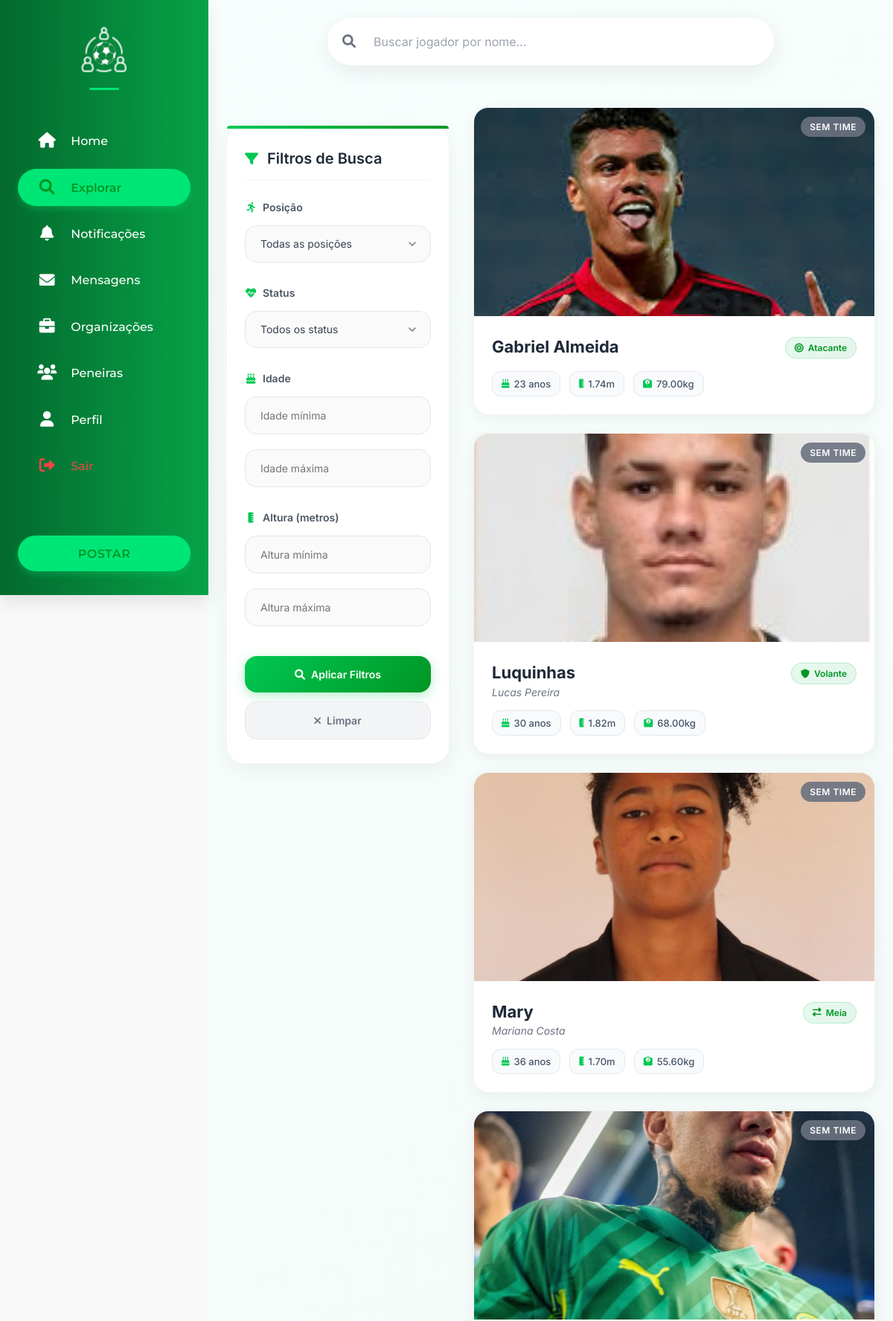
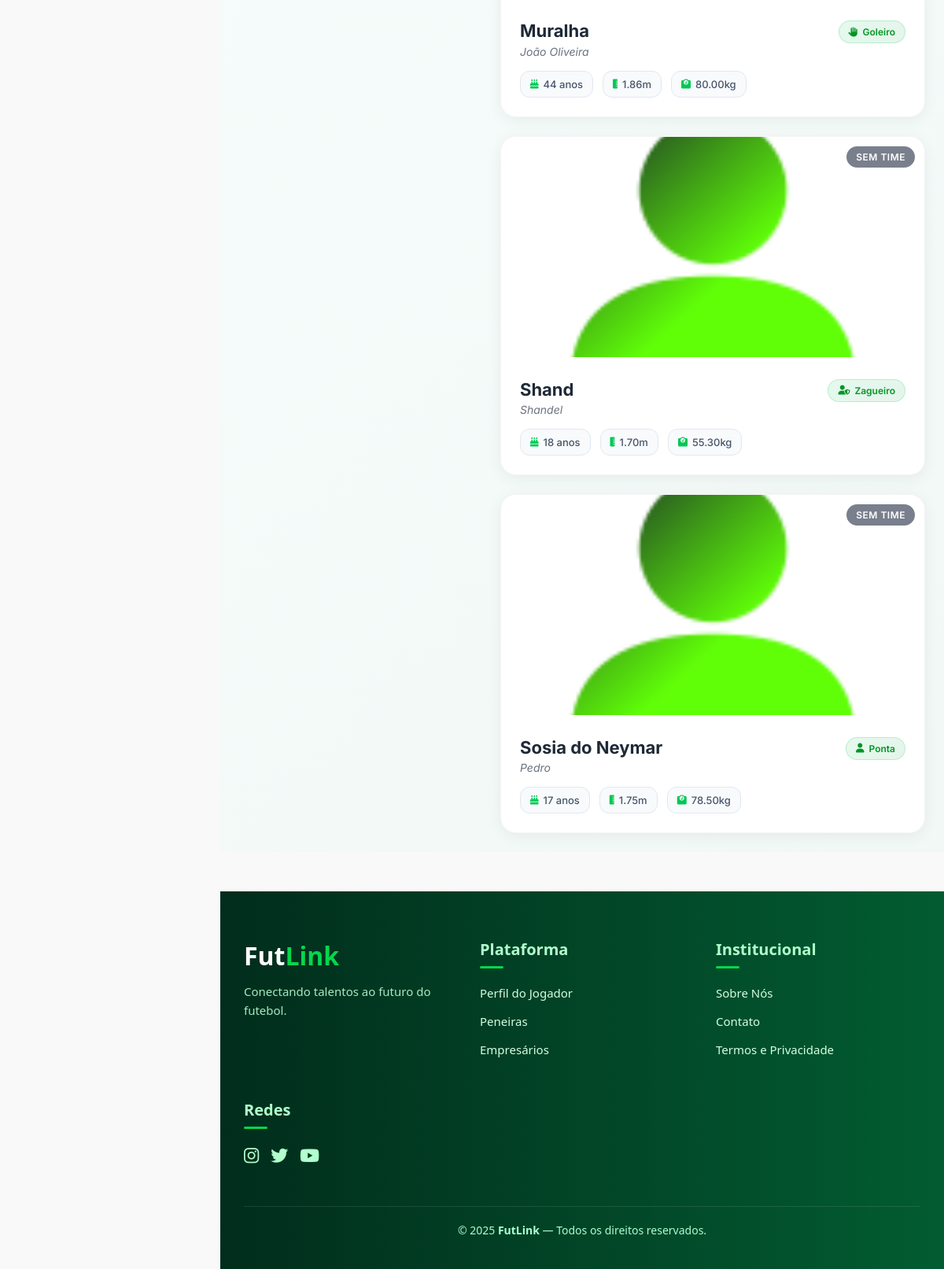
The page /app/views/buscaJogadores.php (signed in) on the database its author committed (2 pictures, top to bottom).
### tables this page shows
CREATE TABLE `tbl_jogador` (
  `id_jogador` int(11) NOT NULL,
  `id_user` int(11) NOT NULL,
  `id_time` int(11) DEFAULT NULL,
  `apelido` varchar(250) DEFAULT NULL,
  `altura` decimal(5,2) NOT NULL,
  `peso` decimal(5,2) NOT NULL,
  `posicao` varchar(150) DEFAULT 'Atacante',
  `estiloJogo` varchar(250) NOT NULL,
  `pe_dominante` varchar(100) NOT NULL,
  `descricao` varchar(1000) NOT NULL,
  `data_inicio_time` date DEFAULT NULL,
  `status` enum('sem time','ativo','lesionado','suspenso') DEFAULT 'sem time',
  `redes_sociais` longtext DEFAULT NULL COMMENT 'Redes sociais do jogador em formato JSON' CHECK (json_valid(`redes_sociais`))
);

CREATE TABLE `tbl_usuarios` (
  `id_user` int(11) NOT NULL,
  `nome` varchar(150) NOT NULL,
  `email` varchar(200) NOT NULL,
  `senha` varchar(150) NOT NULL,
  `data_nasc` date NOT NULL,
  `genero` enum('masculino','feminino','outro','prefiro não dizer') DEFAULT NULL,
  `foto_perfil` varchar(200) DEFAULT NULL,
  `telefone` varchar(15) DEFAULT NULL,
  `bio` text DEFAULT NULL,
  `rede_social` longtext DEFAULT NULL CHECK (json_valid(`rede_social`)),
  `cep` varchar(20) DEFAULT NULL,
  `rua` varchar(100) DEFAULT NULL,
  `bairro` varchar(100) DEFAULT NULL,
  `cidade` varchar(100) DEFAULT NULL,
  `estado` varchar(100) DEFAULT NULL,
  `status` enum('ativo','suspenso','desativado') DEFAULT 'ativo',
  `created_at` datetime DEFAULT current_timestamp(),
  `updated_at` datetime DEFAULT current_timestamp() ON UPDATE current_timestamp()
);

### app/views/buscaJogadores.php (the view, shortened to what this page needs)
<?php
include("../views/topo.php");
include("navbar-social.php");
require("../../config/connect.php");
?>
<link rel="stylesheet" href="../../public/css/buscaJogadores.css">
<link rel="stylesheet" href="https://cdnjs.cloudflare.com/ajax/libs/font-awesome/6.0.0-beta3/css/all.min.css">
<div class="jogadores-page">
    <div class="container">
        <div class="barraPesquisa">
            <div class="pesquisaContainer">
                <form method="GET" action="../controllers/buscaJogadores.act.php">
                    <input type="text" name="apelido" placeholder="Buscar jogador por nome..." />
                    <button type="submit"><i class="fas fa-search"></i></button>
                </form>
            </div>
        </div>
        <div class="filtrosAvancados">
            <h3><i class="fas fa-filter"></i>Filtros de Busca</h3>
            <form method="GET" action="">
                <div class="filter-group">
                    <label class="filter-label">
                        <i class="fas fa-running"></i>
                        Posição
                    </label>
                    <select name="posicao">
                        <option value="">Todas as posições</option>
                    </select>
                </div>
                <div class="filter-group">
                    <label class="filter-label">
                        <i class="fas fa-heartbeat"></i>
                        Status
                    </label>
                    <select name="status">
                        <option value="">Todos os status</option>
                    </select>
                </div>
                <div class="filter-group">
                    <label class="filter-label">
                        <i class="fas fa-birthday-cake"></i>
                        Idade
                    </label>
                    <input type="number" name="idade_min" placeholder="Idade mínima" value="<?= htmlspecialchars($_GET['idade_min'] ?? '') ?>">
                    <input type="number" name="idade_max" placeholder="Idade máxima" value="<?= htmlspecialchars($_GET['idade_max'] ?? '') ?>">
                </div>
                <div class="filter-group">
                    <label class="filter-label">
                        <i class="fas fa-ruler-vertical"></i>
                        Altura (metros)
                    </label>
                    <input type="number" step="0.01" name="altura_min" placeholder="Altura mínima" value="<?= htmlspecialchars($_GET['altura_min'] ?? '') ?>">
                    <input type="number" step="0.01" name="altura_max" placeholder="Altura máxima" value="<?= htmlspecialchars($_GET['altura_max'] ?? '') ?>">
                </div>
                <div class="filter-buttons">
                    <button type="submit">
                        <i class="fas fa-search"></i>
                        Aplicar Filtros
                    </button>
                    <button type="button" onclick="window.location.href=window.location.pathname;">
                        <i class="fas fa-times"></i>
                        Limpar
                    </button>
                </div>
            </form>
        </div>
        <?php
        $where_sql = '';
        $sql = "
            SELECT
                j.apelido,
                u.nome,
                TIMESTAMPDIFF(YEAR, u.data_nasc, CURDATE()) AS idade,
                j.altura,
                j.peso,
                j.posicao,
                j.status,
                u.foto_perfil
            FROM tbl_jogador AS j
            INNER JOIN tbl_usuarios AS u ON j.id_user = u.id_user
            $where_sql
            ORDER BY j.apelido
        ";
        $result = mysqli_query($conn, $sql);
        function getPosicaoIcon($posicao) {
            switch($posicao) {
                case 'Atacante': return 'fas fa-bullseye';
                case 'Meia': return 'fas fa-exchange-alt';
                case 'Volante': return 'fas fa-shield-alt';
                case 'Zagueiro': return 'fas fa-user-shield';
                case 'Goleiro': return 'fas fa-hand-paper';
                default: return 'fas fa-user';
            }
        }
        function getStatusColor($status) {
            switch($status) {
                default: return 'status-default';
            }
        }
        ?>
        <ul class="jogadores-lista">
            <?php while ($row = mysqli_fetch_assoc($result)): ?>
                <li class="jogador-card" onclick="window.location.href='perfilJogador.php?apelido=<?= urlencode($row['apelido']) ?>'">
                    <div class="card-image-container">
                        <img
                            src="<?= htmlspecialchars($row['foto_perfil'] ?: '../../public/images/profilePhotos/default-player.jpg') ?>"
                            alt="Foto de <?= htmlspecialchars($row['nome']) ?>"
                        >
                        <div class="status-badge <?= getStatusColor($row['status']) ?>">
                            <?= ucfirst($row['status']) ?>
                        </div>
                    </div>
                    <div class="jogador-info">
                        <div class="jogador-header">
                            <div class="jogador-nome-principal">
                                <?php if (!empty($row['apelido'])): ?>
                                    <div class="jogador-apelido"><?= htmlspecialchars($row['apelido']) ?></div>
                                    <div class="jogador-nome-real"><?= htmlspecialchars($row['nome']) ?></div>
                                <?php else: ?>
                                    <div class="jogador-apelido"><?= htmlspecialchars($row['nome']) ?></div>
                                <?php endif; ?>
                            </div>
                            <div class="posicao-badge">
                                <i class="<?= getPosicaoIcon($row['posicao']) ?>"></i>
                                <?= htmlspecialchars($row['posicao']) ?>
                            </div>
                        </div>
                        <div class="jogador-stats">
                            <?php if ($row['idade']): ?>
                                <div class="stat-item">
                                    <i class="fas fa-birthday-cake"></i>
                                    <span><?= $row['idade'] ?> anos</span>
                                </div>
                            <?php endif; ?>
                            <?php if ($row['altura']): ?>
                                <div class="stat-item">
                                    <i class="fas fa-ruler-vertical"></i>
                                    <span><?= number_format($row['altura'], 2) ?>m</span>
                                </div>
                            <?php endif; ?>
                            <?php if ($row['peso']): ?>
                                <div class="stat-item">
                                    <i class="fas fa-weight"></i>
                                    <span><?= $row['peso'] ?>kg</span>
                                </div>
                            <?php endif; ?>
                        </div>
                    </div>
                </li>
            <?php endwhile; ?>
        </ul>
    </div>
</div>
<?php include("footer.php"); ?>

### public/css/root.css (style rules this page uses)
:root { --cor-principal-verde1: #06a348; --cor-secundaria-verde2: #03692e; --font-principal: Arial, Helvetica, sans-serif; --cor-primaria: #EBECEE; --cor-secundaria: #1e1d1d; --cor-purple-light: #6c5fe6; --cor-purple-dark: #0a0320; --cor-green-light: #16db65; --cor-green-dark: #0d2818; --cor-peneira: #012d3a; --fonte-texto: "Roboto", sans-serif; --fonte-texto2: "Arial", sans-serif; --fonte-titulo: "Bebas Neue", sans-serif; --fonte-div: "Raleway", sans-serif; --fonte-titulo-moderna: 'Montserrat', sans-serif; --fonte-apagada-clean: 'Poppins', sans-serif; --verde: #00c853; --verde-claro: #5efc82; --verde-escuro: #009624; --verde-destaque: #00e676; --verde-principal: #034709; --branco: #FFFFFF; --cinza-claro: #f9f9f9; --cinza: #757575; --cinza-escuro: #2d2d2d; --preto: #121212; --gradiente-verde: linear-gradient(135deg, #00c853, #009624); --gradiente-banner: linear-gradient(to right, #03692e, #06a348); --sombra-suave: 0 5px 15px rgba(0, 0, 0, 0.05); --sombra-media: 0 8px 25px rgba(0, 0, 0, 0.1); --sombra-forte: 0 12px 30px rgba(0, 0, 0, 0.15); --borda-radius: 12px; --transicao: all 0.3s ease; --gradiente-navbar: linear-gradient(to right, #03692e, #06a348); }
* { margin: 0; padding: 0; box-sizing: border-box; }

### public/css/navbar-social.css (style rules this page uses)
* { margin: 0; padding: 0; box-sizing: border-box; }

### rows shown on the page
tbl_jogador: id_user.foto_perfil (picture), status "SEM TIME", id_user.nome "Gabriel Almeida", posicao "Atacante", idade "23", altura "1.74", peso "79.00"
tbl_jogador: id_user.foto_perfil (picture), status "SEM TIME", apelido "Luquinhas", id_user.nome "Lucas Pereira", posicao "Volante", idade "30", altura "1.82", peso "68.00"
tbl_jogador: id_user.foto_perfil (picture), status "SEM TIME", apelido "Mary", id_user.nome "Mariana Costa", posicao "Meia", idade "36", altura "1.70", peso "55.60"
tbl_jogador: id_user.foto_perfil (picture), status "SEM TIME", apelido "Muralha", id_user.nome "João Oliveira", posicao "Goleiro", idade "44", altura "1.86", peso "80.00"
tbl_jogador: id_user.foto_perfil (placeholder picture), status "SEM TIME", apelido "Shand", id_user.nome "Shandel", posicao "Zagueiro", idade "18", altura "1.70", peso "55.30"
tbl_jogador: id_user.foto_perfil (placeholder picture), status "SEM TIME", apelido "Sosia do Neymar", id_user.nome "Pedro", posicao "Ponta", idade "17", altura "1.75", peso "78.50"

### other values the page prints
$perfil_texto "Perfil"
